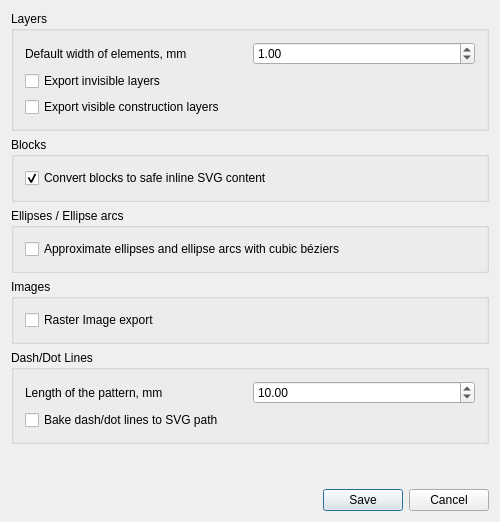
<?xml version="1.0" encoding="UTF-8"?>
<ui version="4.0">
 <class>QG_DlgOptionsMakerCam</class>
 <widget class="QDialog" name="QG_DlgOptionsMakerCam">
  <property name="geometry">
   <rect>
    <x>0</x>
    <y>0</y>
    <width>500</width>
    <height>522</height>
   </rect>
  </property>
  <property name="minimumSize">
   <size>
    <width>500</width>
    <height>522</height>
   </size>
  </property>
  <property name="windowTitle">
   <string>Export as CAM/plain SVG</string>
  </property>
  <layout class="QVBoxLayout">
   <property name="leftMargin">
    <number>11</number>
   </property>
   <property name="topMargin">
    <number>11</number>
   </property>
   <property name="rightMargin">
    <number>11</number>
   </property>
   <property name="bottomMargin">
    <number>11</number>
   </property>
   <item alignment="Qt::AlignTop">
    <widget class="QGroupBox" name="gbLayers">
     <property name="title">
      <string>Layers</string>
     </property>
     <layout class="QHBoxLayout">
      <item>
       <layout class="QVBoxLayout">
        <item>
         <layout class="QHBoxLayout" name="hLayoutDefaultElementWidth">
          <item>
           <widget class="QLabel" name="lbDefaultElementWidth">
            <property name="text">
             <string>Default width of elements, mm</string>
            </property>
           </widget>
          </item>
          <item>
           <widget class="QDoubleSpinBox" name="dSpinBoxDefaultElementWidth">
            <property name="minimumSize">
             <size>
              <width>0</width>
              <height>0</height>
             </size>
            </property>
            <property name="singleStep">
             <double>0.010000000000000</double>
            </property>
            <property name="value">
             <double>1.000000000000000</double>
            </property>
           </widget>
          </item>
         </layout>
        </item>
        <item>
         <widget class="QCheckBox" name="checkInvisibleLayers">
          <property name="text">
           <string>Export invisible layers</string>
          </property>
         </widget>
        </item>
        <item>
         <widget class="QCheckBox" name="checkConstructionLayers">
          <property name="text">
           <string>Export visible construction layers</string>
          </property>
         </widget>
        </item>
       </layout>
      </item>
     </layout>
    </widget>
   </item>
   <item alignment="Qt::AlignTop">
    <widget class="QGroupBox" name="gbBlocks">
     <property name="title">
      <string>Blocks</string>
     </property>
     <layout class="QHBoxLayout">
      <item>
       <layout class="QVBoxLayout">
        <item>
         <widget class="QCheckBox" name="checkBlocksInline">
          <property name="text">
           <string>Convert blocks to safe inline SVG content</string>
          </property>
          <property name="checked">
           <bool>true</bool>
          </property>
         </widget>
        </item>
       </layout>
      </item>
     </layout>
    </widget>
   </item>
   <item alignment="Qt::AlignTop">
    <widget class="QGroupBox" name="gbEllipses">
     <property name="title">
      <string>Ellipses / Ellipse arcs</string>
     </property>
     <layout class="QHBoxLayout">
      <item>
       <layout class="QVBoxLayout">
        <item>
         <widget class="QCheckBox" name="checkEllipsesToBeziers">
          <property name="text">
           <string>Approximate ellipses and ellipse arcs with cubic béziers</string>
          </property>
         </widget>
        </item>
       </layout>
      </item>
     </layout>
    </widget>
   </item>
   <item alignment="Qt::AlignTop">
    <widget class="QGroupBox" name="gbImages">
     <property name="title">
      <string>Images</string>
     </property>
     <layout class="QHBoxLayout">
      <item>
       <layout class="QVBoxLayout">
        <item>
         <widget class="QCheckBox" name="checkImages">
          <property name="text">
           <string>Raster Image export</string>
          </property>
         </widget>
        </item>
       </layout>
      </item>
     </layout>
    </widget>
   </item>
   <item alignment="Qt::AlignTop">
    <widget class="QGroupBox" name="gbDashLines">
     <property name="title">
      <string>Dash/Dot Lines</string>
     </property>
     <layout class="QHBoxLayout">
      <item>
       <layout class="QVBoxLayout">
        <item>
         <layout class="QHBoxLayout" name="hLayoutDashLinePatternLength">
          <item>
           <widget class="QLabel" name="lbDashLinePatternLength">
            <property name="text">
             <string>Length of the pattern, mm</string>
            </property>
           </widget>
          </item>
          <item>
           <widget class="QDoubleSpinBox" name="dSpinBoxDashLinePatternLength">
            <property name="maximum">
             <double>999.990000000000009</double>
            </property>
            <property name="singleStep">
             <double>0.100000000000000</double>
            </property>
            <property name="value">
             <double>10.000000000000000</double>
            </property>
           </widget>
          </item>
         </layout>
        </item>
        <item>
         <widget class="QCheckBox" name="checkDashDotLines">
          <property name="text">
           <string>Bake dash/dot lines to SVG path</string>
          </property>
         </widget>
        </item>
       </layout>
      </item>
     </layout>
    </widget>
   </item>
   <item>
    <spacer>
     <property name="orientation">
      <enum>Qt::Vertical</enum>
     </property>
     <property name="sizeHint" stdset="0">
      <size>
       <width>20</width>
       <height>40</height>
      </size>
     </property>
    </spacer>
   </item>
   <item>
    <widget class="QDialogButtonBox" name="buttonBox">
     <property name="standardButtons">
      <set>QDialogButtonBox::Cancel|QDialogButtonBox::Save</set>
     </property>
    </widget>
   </item>
  </layout>
 </widget>
 <layoutdefault spacing="6" margin="11"/>
 <resources/>
 <connections>
  <connection>
   <sender>buttonBox</sender>
   <signal>rejected()</signal>
   <receiver>QG_DlgOptionsMakerCam</receiver>
   <slot>reject()</slot>
   <hints>
    <hint type="sourcelabel">
     <x>126</x>
     <y>60</y>
    </hint>
    <hint type="destinationlabel">
     <x>20</x>
     <y>20</y>
    </hint>
   </hints>
  </connection>
  <connection>
   <sender>buttonBox</sender>
   <signal>accepted()</signal>
   <receiver>QG_DlgOptionsMakerCam</receiver>
   <slot>validate()</slot>
   <hints>
    <hint type="sourcelabel">
     <x>126</x>
     <y>60</y>
    </hint>
    <hint type="destinationlabel">
     <x>20</x>
     <y>20</y>
    </hint>
   </hints>
  </connection>
 </connections>
</ui>
